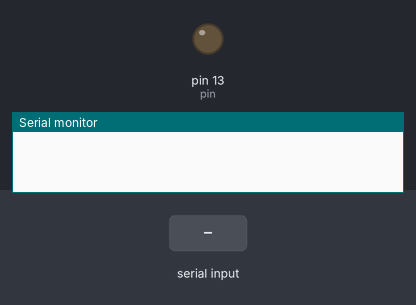
Simulated run of this sketch. Board: Arduino Uno, built with avr-gcc and run on an emulated ATmega328P. On the bench: output pins drawn as LEDs (lit = HIGH), the last lines printed to the serial monitor. Dashed ring = blinking. The inputs (shaded band) are chosen by the test bench.

Above: at 1.2 s.
1.3 s: "1\n" received over Serial
At 3.15 s:
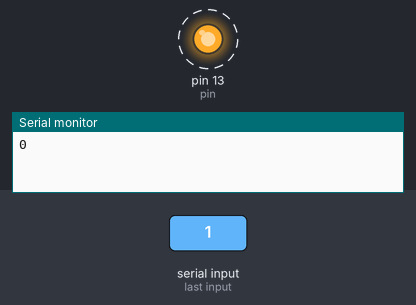
4.3 s: "0\n" received over Serial
At 6.54 s:
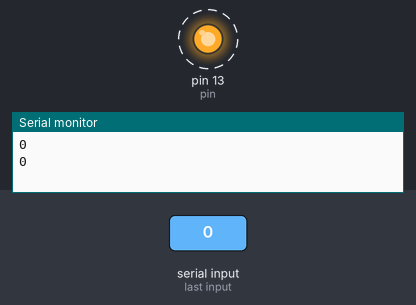
7.3 s: "2\n" received over Serial
At 11.2 s:
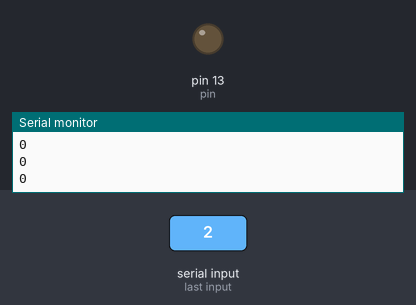
Timing chart, 0 to 12.7 s (numbered marks = the images above; inputs shaded):
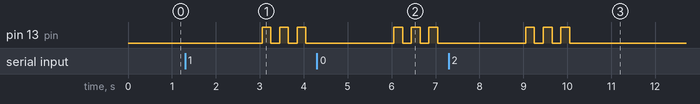

The sketch:

PRACTICA_10.ino
```cpp
//int comando=0;
String comando = "";
String keyReceived = "";
String key = "123abc";
int ok = 1, fail = 0;
const int pin = LED_BUILTIN;
int timeWaitLed = 200;

void setup() {
  Serial.begin(9600);// put your setup code here, to run once:
  pinMode(pin, OUTPUT);
}

void loop() {
  if (Serial.available() > 0) { //si hay datos disponibles en el serial
    delay(50);  //esperemos a que se terminen de recibir
    comando = Serial.readString(); //leemos el primer datos –byte-
    delay(500);

    int tam = comando.length();

    for (int i = 0; i < tam; i++){
      String let = comando.substring(i,i+1);
      if (let != "" && let != " " && let != "\n" && let != "\r"){
            keyReceived += (String)let;
          }
      }

    if (keyReceived == key) {
      Serial.println(ok);
      keyReceived = "";
      digitalWrite(pin, HIGH);
    } else {
      Serial.println(fail);
      keyReceived = "";
      digitalWrite(pin, LOW);
      delay(timeWaitLed);
      digitalWrite(pin, HIGH);
      delay(timeWaitLed);
      digitalWrite(pin, LOW);
      delay(timeWaitLed);
      digitalWrite(pin, HIGH);
      delay(timeWaitLed);
      digitalWrite(pin, LOW);
      delay(timeWaitLed);
      digitalWrite(pin, HIGH);
      delay(timeWaitLed);
      digitalWrite(pin, LOW);
    }

    Serial.flush();//limpiamos el serial.
  }// put your main code here, to run repeatedly:

}
```

Measured:
- after the input at 1.3 s, pin 13 (pin): alternates HIGH for 0.20 s and LOW for 0.20 s, starting after 1.8 s
- after the input at 4.3 s, pin 13 (pin): alternates HIGH for 0.20 s and LOW for 0.20 s, starting after 1.7 s
- after the input at 7.3 s, pin 13 (pin): alternates HIGH for 0.20 s and LOW for 0.20 s, 6 changes in all, then stays LOW, starting after 1.8 s
